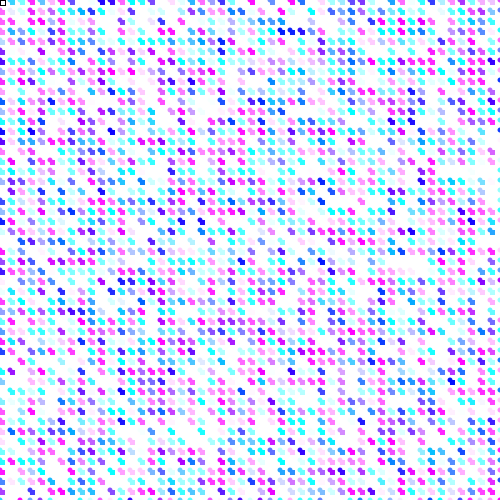
Frame 1 (no input)
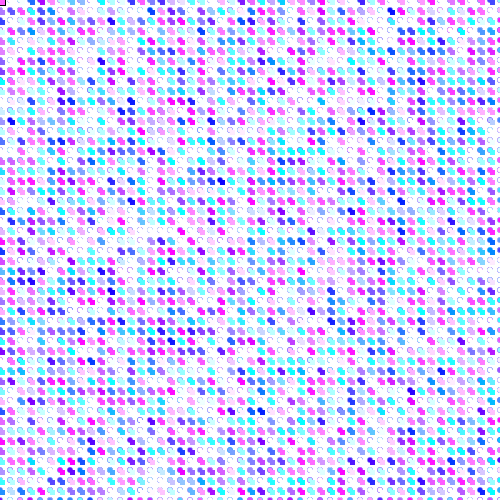
Frame 60 (the mouse pressed at the canvas centre just before this capture)
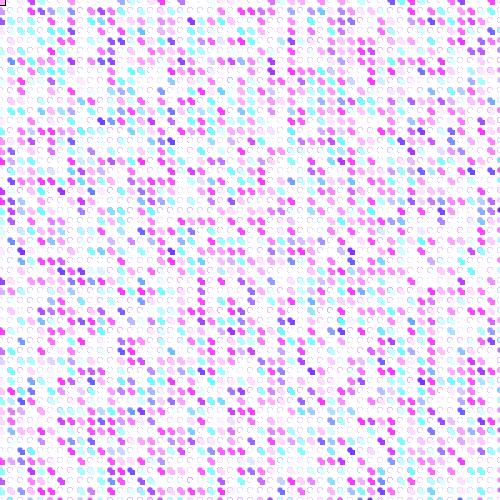
Frame 120 (the mouse held since frame 60 and released just before this capture)

The Processing sketch that drew these frames (run headless with seeded random() and noise(); from frame 60 on, the mouse is pressed at the canvas centre):

// Processing sketch: processing_61397
// ── processing_61397.pde


void setup(){
  size(500,500);
  background(256,256,256);
  smooth();
}

void draw(){
  int a,b,c,d;
  c=mouseX%100;
  d=mouseY%100;
  
  //line(mouseX,mouseY,200,200);

  for(a=0;a<=500;a+=10){
    for(b=0;b<=500;b+=10){
      ellipse(a,b,5,5);
      a+=0.9;
      b+=0.9;
      
      rect(a,b,5,5);
      noStroke();
      fill(random(0,400)+c+d,random(0,400)+c,random(400,400)+d);
//      fill(random(0,256),random(0,256),random(0,256));
    }
  }
      delay(50);
}
